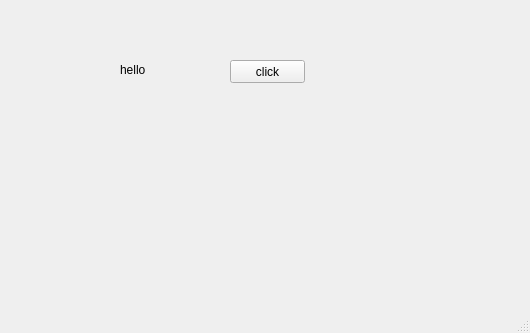
<?xml version="1.0" encoding="UTF-8"?>
<ui version="4.0">
 <class>MainWindow</class>
 <widget class="QMainWindow" name="MainWindow">
  <property name="geometry">
   <rect>
    <x>0</x>
    <y>0</y>
    <width>530</width>
    <height>333</height>
   </rect>
  </property>
  <property name="windowTitle">
   <string>MainWindow</string>
  </property>
  <widget class="QWidget" name="centralwidget">
   <widget class="QLabel" name="label">
    <property name="geometry">
     <rect>
      <x>120</x>
      <y>60</y>
      <width>80</width>
      <height>20</height>
     </rect>
    </property>
    <property name="text">
     <string>hello</string>
    </property>
   </widget>
   <widget class="QPushButton" name="pushButton">
    <property name="geometry">
     <rect>
      <x>230</x>
      <y>60</y>
      <width>75</width>
      <height>23</height>
     </rect>
    </property>
    <property name="text">
     <string>click</string>
    </property>
   </widget>
  </widget>
  <widget class="QMenuBar" name="menubar">
   <property name="geometry">
    <rect>
     <x>0</x>
     <y>0</y>
     <width>530</width>
     <height>21</height>
    </rect>
   </property>
  </widget>
  <widget class="QStatusBar" name="statusbar"/>
 </widget>
 <resources/>
 <connections/>
</ui>
